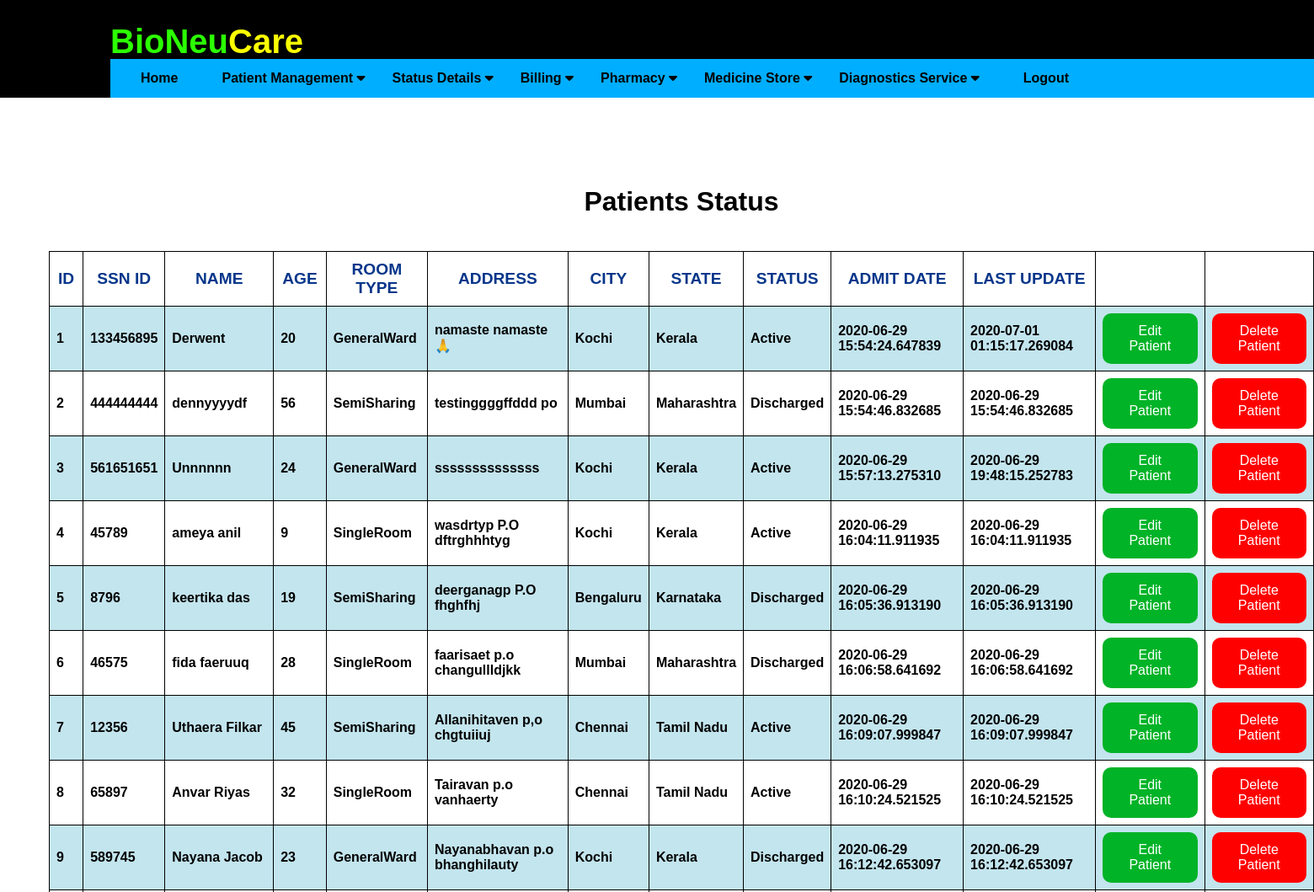
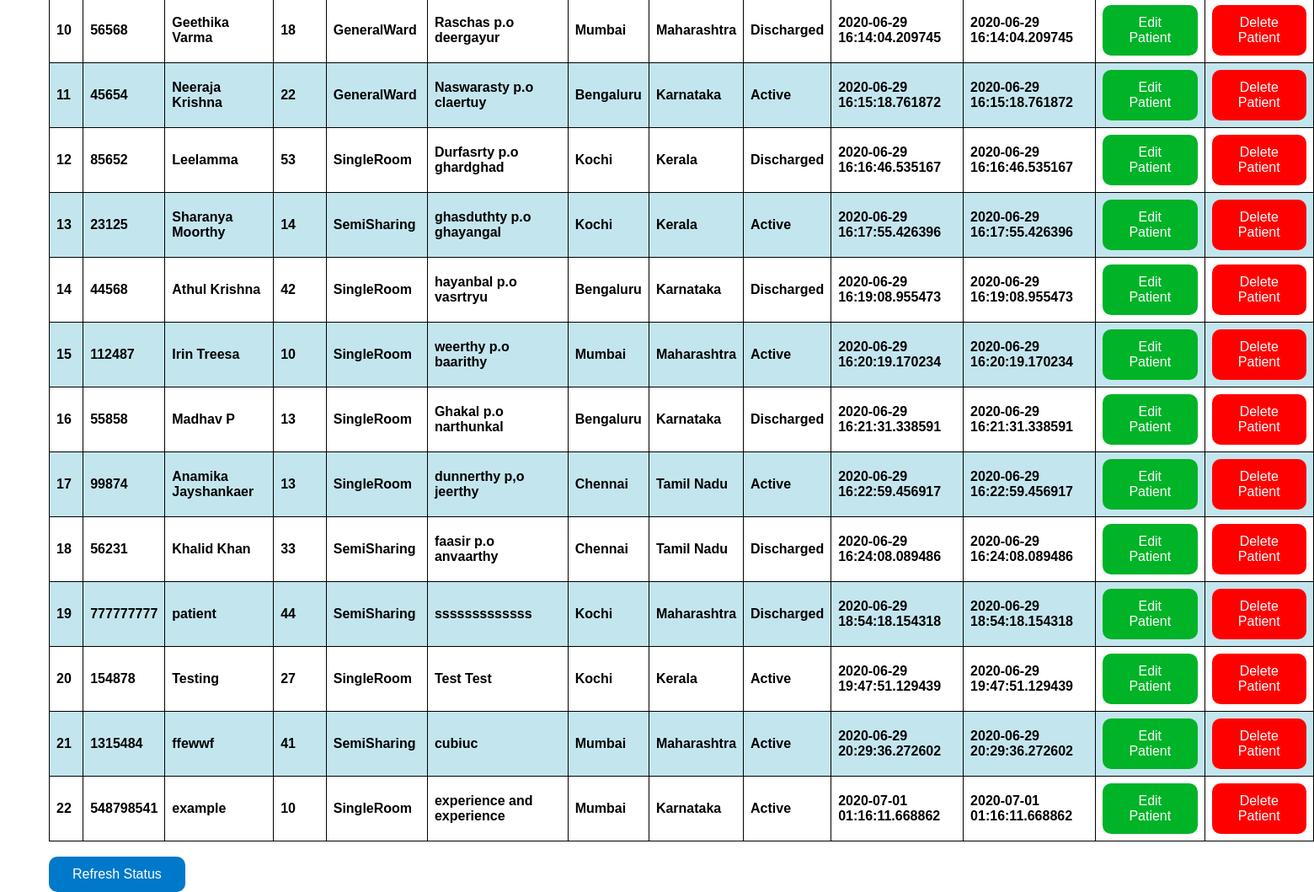
/update_patient (signed in), run on an earlier commit of the app's database (2 pictures, top to bottom).
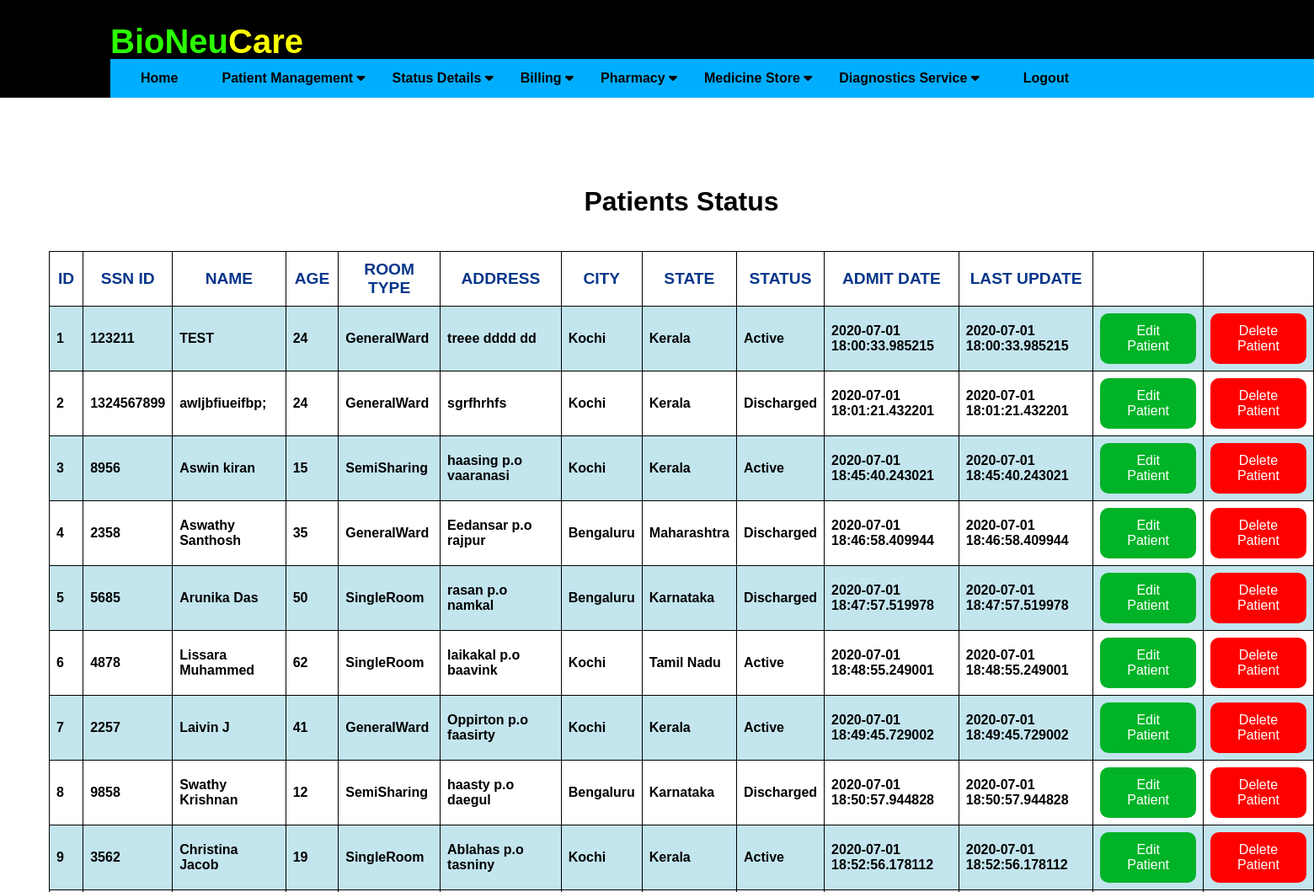
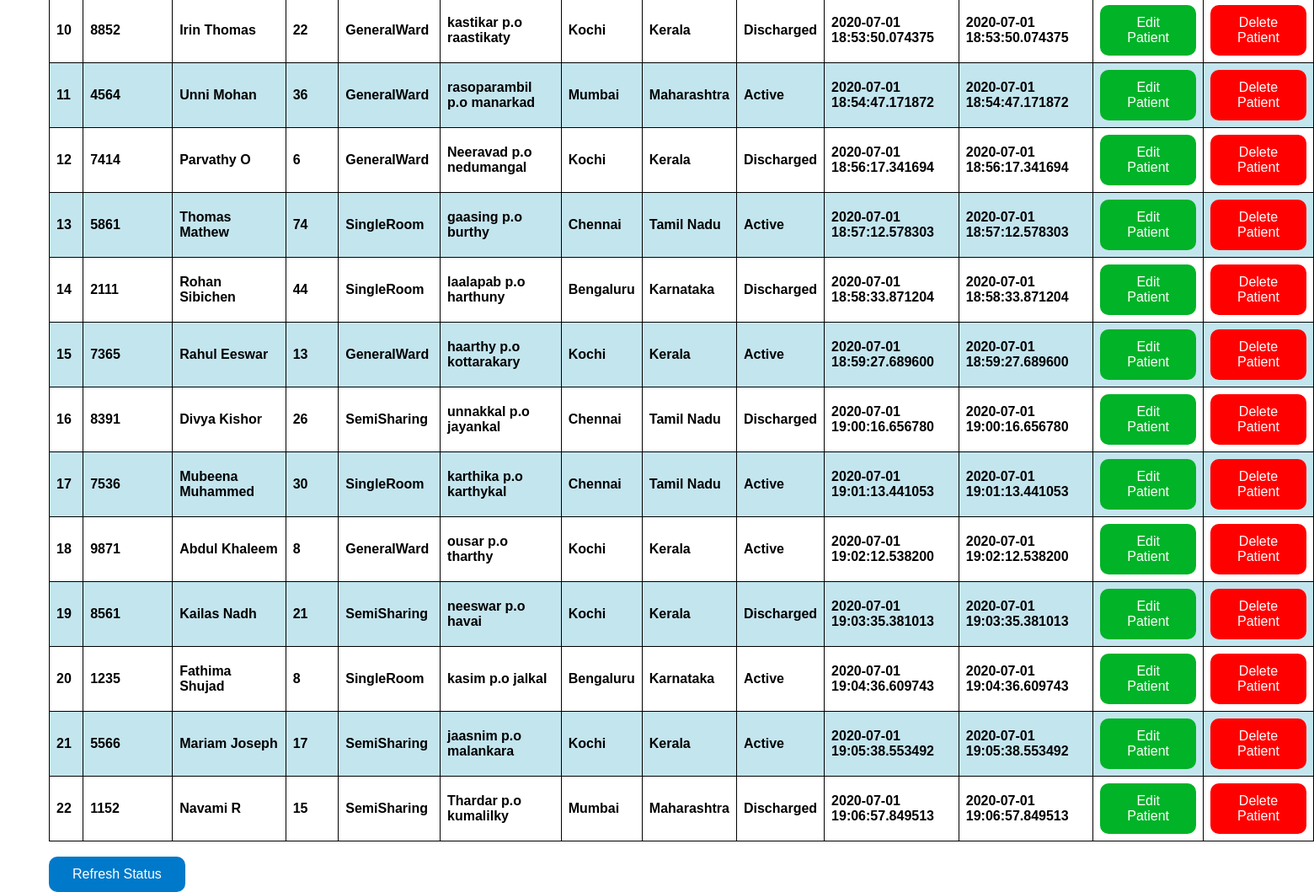
And on a later commit of the database (2 pictures, top to bottom).
### application/routes.py (models this page shows)
class Patients(db.Model):
    __tablename__ = 'patients'
    id = db.Column(db.Integer, primary_key=True)
    ssn_id = db.Column(db.Integer)
    pname = db.Column(db.String(20), nullable=False)
    age = db.Column(db.Integer)
    date = db.Column(db.DateTime, default=datetime.now)
    ldate = db.Column(db.DateTime, default=datetime.now)
    tbed = db.Column(db.String(10))
    address = db.Column(db.String(20))
    city = db.Column(db.String(20))
    state = db.Column(db.String(20))
    status = db.Column(db.String(20))

### application/routes.py (the view)
@app.route('/update_patient')
def update_patient():
    if 'username' in session:
        usern = session['username']
        print(usern)
        updatep = Patients.query.all()
        if not updatep:
            flash('No patients exists in database')
            return redirect( url_for('create_patient') )
        else:
            print("inside else")
            return render_template('update_patient.html', updatep = updatep)
    else:
        flash('You have been logged out. Please login again')
        return redirect( url_for('login') )
    return render_template('update_patient.html')

### application/templates/update_patient.html (shortened to what this page needs)
{% extends "layout.html" %}
{% block content %}
<div class="status">
    <h1>Patients Status</h1><br>
    <table border="1">
        <tr>
            <th>ID</th>
            <th>SSN ID</th>
            <th>NAME</th>
            <th>AGE</th>
            <th>ROOM TYPE</th>
            <th>ADDRESS</th>
            <th>CITY</th>
            <th>STATE</th>
            <th>STATUS</th>
            <th>ADMIT DATE</th>
            <th>LAST UPDATE</th>
            <th></th>
            <th></th>
        </tr>
        {% for update in updatep %}
        <tr>
            <td> {{ update.id }} </td>
            <td> {{ update.ssn_id }} </td>
            <td> {{ update.pname }} </td>
            <td> {{ update.age }} </td>
            <td> {{ update.tbed }} </td>
            <td> {{ update.address }}</td>
            <td> {{ update.city }} </td>
            <td> {{ update.state }} </td>
            <td> {{ update.status }} </td>
            <td> {{ update.date }} </td>
            <td> {{ update.ldate }} </td>
            <td> <button type="button" class="ubutton" onclick="window.location='editpatientdetail/{{ update.id }}'"> Edit Patient </button> </td>
            <td> <button type="button" class="dbutton" onclick="window.location='deletepatientdetail/{{ update.id }}'"> Delete Patient </button> </td>
        </tr>
        {% endfor %}
    </table>
    <br>
    <form action="{{ url_for('update_patient') }}">
    <button type="submit" class="ibutton" value="Refresh the list">Refresh Status</button>
    </form>
</div>
{% endblock %}

What changed in the data, as far as the page shows it:
changed Patients id 1: ssn_id "133456895" → "123211"; pname "Derwent" → "TEST"; age "20" → "24"; address "namaste namaste 🙏" → "treee dddd dd"; date "2020-06-29 15:54:24.647839" → "2020-07-01 18:00:33.985215"; ldate "2020-07-01 01:15:17.269084" → "2020-07-01 18:00:33.985215"
changed Patients id 2: ssn_id "444444444" → "1324567899"; pname "dennyyyydf" → "awljbfiueifbp;"; age "56" → "24"; tbed "SemiSharing" → "GeneralWard"; address "testinggggffddd po" → "sgrfhrhfs"; city "Mumbai" → "Kochi"; state "Maharashtra" → "Kerala"; date "2020-06-29 15:54:46.832685" → "2020-07-01 18:01:21.432201"; ldate "2020-06-29 15:54:46.832685" → "2020-07-01 18:01:21.432201"
changed Patients id 3: ssn_id "561651651" → "8956"; pname "Unnnnnn" → "Aswin kiran"; age "24" → "15"; tbed "GeneralWard" → "SemiSharing"; address "ssssssssssssss" → "haasing p.o vaaranasi"; date "2020-06-29 15:57:13.275310" → "2020-07-01 18:45:40.243021"; ldate "2020-06-29 19:48:15.252783" → "2020-07-01 18:45:40.243021"
changed Patients id 4: ssn_id "45789" → "2358"; pname "ameya anil" → "Aswathy Santhosh"; age "9" → "35"; tbed "SingleRoom" → "GeneralWard"; address "wasdrtyp P.O dftrghhhtyg" → "Eedansar p.o rajpur"; city "Kochi" → "Bengaluru"; state "Kerala" → "Maharashtra"; status "Active" → "Discharged"; date "2020-06-29 16:04:11.911935" → "2020-07-01 18:46:58.409944"; ldate "2020-06-29 16:04:11.911935" → "2020-07-01 18:46:58.409944"
changed Patients id 5: ssn_id "8796" → "5685"; pname "keertika das" → "Arunika Das"; age "19" → "50"; tbed "SemiSharing" → "SingleRoom"; address "deerganagp P.O fhghfhj" → "rasan p.o namkal"; date "2020-06-29 16:05:36.913190" → "2020-07-01 18:47:57.519978"; ldate "2020-06-29 16:05:36.913190" → "2020-07-01 18:47:57.519978"
changed Patients id 6: ssn_id "46575" → "4878"; pname "fida faeruuq" → "Lissara Muhammed"; age "28" → "62"; address "faarisaet p.o changullldjkk" → "laikakal p.o baavink"; city "Mumbai" → "Kochi"; state "Maharashtra" → "Tamil Nadu"; status "Discharged" → "Active"; date "2020-06-29 16:06:58.641692" → "2020-07-01 18:48:55.249001"; ldate "2020-06-29 16:06:58.641692" → "2020-07-01 18:48:55.249001"
changed Patients id 7: ssn_id "12356" → "2257"; pname "Uthaera Filkar" → "Laivin J"; age "45" → "41"; tbed "SemiSharing" → "GeneralWard"; address "Allanihitaven p,o chgtuiiuj" → "Oppirton p.o faasirty"; city "Chennai" → "Kochi"; state "Tamil Nadu" → "Kerala"; date "2020-06-29 16:09:07.999847" → "2020-07-01 18:49:45.729002"; ldate "2020-06-29 16:09:07.999847" → "2020-07-01 18:49:45.729002"
changed Patients id 8: ssn_id "65897" → "9858"; pname "Anvar Riyas" → "Swathy Krishnan"; age "32" → "12"; tbed "SingleRoom" → "SemiSharing"; address "Tairavan p.o vanhaerty" → "haasty p.o daegul"; city "Chennai" → "Bengaluru"; state "Tamil Nadu" → "Karnataka"; status "Active" → "Discharged"; date "2020-06-29 16:10:24.521525" → "2020-07-01 18:50:57.944828"; ldate "2020-06-29 16:10:24.521525" → "2020-07-01 18:50:57.944828"
changed Patients id 9: ssn_id "589745" → "3562"; pname "Nayana Jacob" → "Christina Jacob"; age "23" → "19"; tbed "GeneralWard" → "SingleRoom"; address "Nayanabhavan p.o bhanghilauty" → "Ablahas p.o tasniny"; status "Discharged" → "Active"; date "2020-06-29 16:12:42.653097" → "2020-07-01 18:52:56.178112"; ldate "2020-06-29 16:12:42.653097" → "2020-07-01 18:52:56.178112"
changed Patients id 10: ssn_id "56568" → "8852"; pname "Geethika Varma" → "Irin Thomas"; age "18" → "22"; address "Raschas p.o deergayur" → "kastikar p.o raastikaty"; city "Mumbai" → "Kochi"; state "Maharashtra" → "Kerala"; date "2020-06-29 16:14:04.209745" → "2020-07-01 18:53:50.074375"; ldate "2020-06-29 16:14:04.209745" → "2020-07-01 18:53:50.074375"
changed Patients id 11: ssn_id "45654" → "4564"; pname "Neeraja Krishna" → "Unni Mohan"; age "22" → "36"; address "Naswarasty p.o claertuy" → "rasoparambil p.o manarkad"; city "Bengaluru" → "Mumbai"; state "Karnataka" → "Maharashtra"; date "2020-06-29 16:15:18.761872" → "2020-07-01 18:54:47.171872"; ldate "2020-06-29 16:15:18.761872" → "2020-07-01 18:54:47.171872"
changed Patients id 12: ssn_id "85652" → "7414"; pname "Leelamma" → "Parvathy O"; age "53" → "6"; tbed "SingleRoom" → "GeneralWard"; address "Durfasrty p.o ghardghad" → "Neeravad p.o nedumangal"; date "2020-06-29 16:16:46.535167" → "2020-07-01 18:56:17.341694"; ldate "2020-06-29 16:16:46.535167" → "2020-07-01 18:56:17.341694"
changed Patients id 13: ssn_id "23125" → "5861"; pname "Sharanya Moorthy" → "Thomas Mathew"; age "14" → "74"; tbed "SemiSharing" → "SingleRoom"; address "ghasduthty p.o ghayangal" → "gaasing p.o burthy"; city "Kochi" → "Chennai"; state "Kerala" → "Tamil Nadu"; date "2020-06-29 16:17:55.426396" → "2020-07-01 18:57:12.578303"; ldate "2020-06-29 16:17:55.426396" → "2020-07-01 18:57:12.578303"
changed Patients id 14: ssn_id "44568" → "2111"; pname "Athul Krishna" → "Rohan Sibichen"; age "42" → "44"; address "hayanbal p.o vasrtryu" → "laalapab p.o harthuny"; date "2020-06-29 16:19:08.955473" → "2020-07-01 18:58:33.871204"; ldate "2020-06-29 16:19:08.955473" → "2020-07-01 18:58:33.871204"
changed Patients id 15: ssn_id "112487" → "7365"; pname "Irin Treesa" → "Rahul Eeswar"; age "10" → "13"; tbed "SingleRoom" → "GeneralWard"; address "weerthy p.o baarithy" → "haarthy p.o kottarakary"; city "Mumbai" → "Kochi"; state "Maharashtra" → "Kerala"; date "2020-06-29 16:20:19.170234" → "2020-07-01 18:59:27.689600"; ldate "2020-06-29 16:20:19.170234" → "2020-07-01 18:59:27.689600"
changed Patients id 16: ssn_id "55858" → "8391"; pname "Madhav P" → "Divya Kishor"; age "13" → "26"; tbed "SingleRoom" → "SemiSharing"; address "Ghakal p.o narthunkal" → "unnakkal p.o jayankal"; city "Bengaluru" → "Chennai"; state "Karnataka" → "Tamil Nadu"; date "2020-06-29 16:21:31.338591" → "2020-07-01 19:00:16.656780"; ldate "2020-06-29 16:21:31.338591" → "2020-07-01 19:00:16.656780"
changed Patients id 17: ssn_id "99874" → "7536"; pname "Anamika Jayshankaer" → "Mubeena Muhammed"; age "13" → "30"; address "dunnerthy p,o jeerthy" → "karthika p.o karthykal"; date "2020-06-29 16:22:59.456917" → "2020-07-01 19:01:13.441053"; ldate "2020-06-29 16:22:59.456917" → "2020-07-01 19:01:13.441053"
changed Patients id 18: ssn_id "56231" → "9871"; pname "Khalid Khan" → "Abdul Khaleem"; age "33" → "8"; tbed "SemiSharing" → "GeneralWard"; address "faasir p.o anvaarthy" → "ousar p.o tharthy"; city "Chennai" → "Kochi"; state "Tamil Nadu" → "Kerala"; status "Discharged" → "Active"; date "2020-06-29 16:24:08.089486" → "2020-07-01 19:02:12.538200"; ldate "2020-06-29 16:24:08.089486" → "2020-07-01 19:02:12.538200"
changed Patients id 19: ssn_id "777777777" → "8561"; pname "patient" → "Kailas Nadh"; age "44" → "21"; address "sssssssssssss" → "neeswar p.o havai"; state "Maharashtra" → "Kerala"; date "2020-06-29 18:54:18.154318" → "2020-07-01 19:03:35.381013"; ldate "2020-06-29 18:54:18.154318" → "2020-07-01 19:03:35.381013"
changed Patients id 20: ssn_id "154878" → "1235"; pname "Testing" → "Fathima Shujad"; age "27" → "8"; address "Test Test" → "kasim p.o jalkal"; city "Kochi" → "Bengaluru"; state "Kerala" → "Karnataka"; date "2020-06-29 19:47:51.129439" → "2020-07-01 19:04:36.609743"; ldate "2020-06-29 19:47:51.129439" → "2020-07-01 19:04:36.609743"
changed Patients id 21: ssn_id "1315484" → "5566"; pname "ffewwf" → "Mariam Joseph"; age "41" → "17"; address "cubiuc" → "jaasnim p.o malankara"; city "Mumbai" → "Kochi"; state "Maharashtra" → "Kerala"; date "2020-06-29 20:29:36.272602" → "2020-07-01 19:05:38.553492"; ldate "2020-06-29 20:29:36.272602" → "2020-07-01 19:05:38.553492"
changed Patients id 22: ssn_id "548798541" → "1152"; pname "example" → "Navami R"; age "10" → "15"; tbed "SingleRoom" → "SemiSharing"; address "experience and experience" → "Thardar p.o kumalilky"; state "Karnataka" → "Maharashtra"; status "Active" → "Discharged"; date "2020-07-01 01:16:11.668862" → "2020-07-01 19:06:57.849513"; ldate "2020-07-01 01:16:11.668862" → "2020-07-01 19:06:57.849513"
